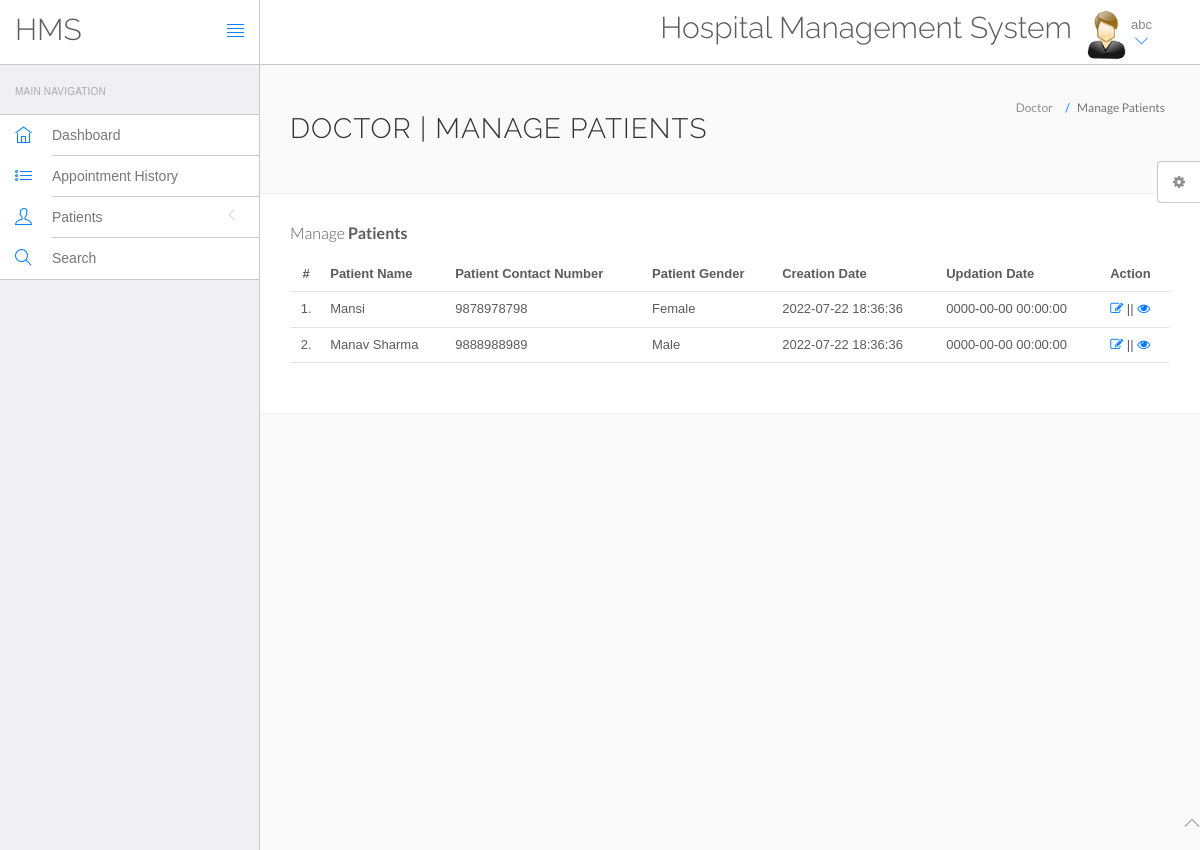
The app's page /hospital/hms/doctor/manage-patient.php (signed in) with its own data.
### tables this page shows
CREATE TABLE `doctors` (
  `id` int(11) NOT NULL,
  `specilization` varchar(255) DEFAULT NULL,
  `doctorName` varchar(255) DEFAULT NULL,
  `address` longtext DEFAULT NULL,
  `docFees` varchar(255) DEFAULT NULL,
  `contactno` bigint(11) DEFAULT NULL,
  `docEmail` varchar(255) DEFAULT NULL,
  `password` varchar(255) DEFAULT NULL,
  `creationDate` timestamp NULL DEFAULT current_timestamp(),
  `updationDate` timestamp NULL DEFAULT NULL ON UPDATE current_timestamp()
);

CREATE TABLE `tblpatient` (
  `ID` int(10) NOT NULL,
  `Docid` int(10) DEFAULT NULL,
  `PatientName` varchar(200) DEFAULT NULL,
  `PatientContno` bigint(10) DEFAULT NULL,
  `PatientEmail` varchar(200) DEFAULT NULL,
  `PatientGender` varchar(50) DEFAULT NULL,
  `PatientAdd` mediumtext DEFAULT NULL,
  `PatientAge` int(10) DEFAULT NULL,
  `PatientMedhis` mediumtext DEFAULT NULL,
  `CreationDate` timestamp NULL DEFAULT current_timestamp(),
  `UpdationDate` timestamp NULL DEFAULT NULL ON UPDATE current_timestamp()
);

### hospital/hms/doctor/manage-patient.php (the view, shortened to what this page needs)
<?php
include('include/config.php');
?>
<!DOCTYPE html>
<html lang="en">
	<head>
		<link rel="stylesheet" href="vendor/bootstrap/css/bootstrap.min.css">
		<link rel="stylesheet" href="vendor/fontawesome/css/font-awesome.min.css">
		<link rel="stylesheet" href="vendor/themify-icons/themify-icons.min.css">
		<link href="vendor/animate.css/animate.min.css" rel="stylesheet" media="screen">
		<link href="vendor/perfect-scrollbar/perfect-scrollbar.min.css" rel="stylesheet" media="screen">
		<link href="vendor/switchery/switchery.min.css" rel="stylesheet" media="screen">
		<link href="vendor/bootstrap-touchspin/jquery.bootstrap-touchspin.min.css" rel="stylesheet" media="screen">
		<link href="vendor/select2/select2.min.css" rel="stylesheet" media="screen">
		<link href="vendor/bootstrap-datepicker/bootstrap-datepicker3.standalone.min.css" rel="stylesheet" media="screen">
		<link href="vendor/bootstrap-timepicker/bootstrap-timepicker.min.css" rel="stylesheet" media="screen">
		<link rel="stylesheet" href="assets/css/styles.css">
		<link rel="stylesheet" href="assets/css/plugins.css">
		<link rel="stylesheet" href="assets/css/themes/theme-1.css" id="skin_color" />
	</head>
	<body>
		<div id="app">
<?php include('include/sidebar.php');?>
<div class="app-content">
<?php include('include/header.php');?>
<div class="main-content" >
<div class="wrap-content container" id="container">
<section id="page-title">
<div class="row">
<div class="col-sm-8">
<h1 class="mainTitle">Doctor | Manage Patients</h1>
</div>
<ol class="breadcrumb">
<li>
<span>Doctor</span>
</li>
<li class="active">
<span>Manage Patients</span>
</li>
</ol>
</div>
</section>
<div class="container-fluid container-fullw bg-white">
<div class="row">
<div class="col-md-12">
<h5 class="over-title margin-bottom-15">Manage <span class="text-bold">Patients</span></h5>
<table class="table table-hover" id="sample-table-1">
<thead>
<tr>
<th class="center">#</th>
<th>Patient Name</th>
<th>Patient Contact Number</th>
<th>Patient Gender </th>
<th>Creation Date </th>
<th>Updation Date </th>
<th>Action</th>
</tr>
</thead>
<tbody>
<?php
$docid=$_SESSION['id'];
$sql=mysqli_query($con,"select * from tblpatient where Docid='$docid' ");
$cnt=1;
while($row=mysqli_fetch_array($sql))
{
?>
<tr>
<td class="center"><?php echo $cnt;?>.</td>
<td class="hidden-xs"><?php echo $row['PatientName'];?></td>
<td><?php echo $row['PatientContno'];?></td>
<td><?php echo $row['PatientGender'];?></td>
<td><?php echo $row['CreationDate'];?></td>
<td><?php echo $row['UpdationDate'];?>
</td>
<td>
<a href="edit-patient.php?editid=<?php echo $row['ID'];?>"><i class="fa fa-edit"></i></a> || <a href="view-patient.php?viewid=<?php echo $row['ID'];?>"><i class="fa fa-eye"></i></a>
</td>
</tr>
<?php
$cnt=$cnt+1;
 }?></tbody>
</table>
</div>
</div>
</div>
</div>
</div>
</div>
</div>
	<?php include('include/footer.php');?>
	<?php include('include/setting.php');?>
	</body>
</html>

### hospital/hms/doctor/include/header.php (shortened to what this page needs)
<header class="navbar navbar-default navbar-static-top">
					<div class="navbar-header">
						<a class="navbar-brand" href="#">
							<h2 style="padding-top:20% ">HMS</h2>
						</a>
						<a href="#" class="sidebar-toggler pull-right visible-md visible-lg" data-toggle-class="app-sidebar-closed" data-toggle-target="#app">
							<i class="ti-align-justify"></i>
						</a>
					</div>
					<div class="navbar-collapse collapse">
						<ul class="nav navbar-right">
								<li  style="padding-top:2% ">
								<h2>Hospital Management System</h2>
							</li>
							<li class="dropdown current-user">
								<a href class="dropdown-toggle" data-toggle="dropdown">
									<img src="assets/images/images.jpg" > <span class="username">
									<?php $query=mysqli_query($con,"select doctorName from doctors where id='".$_SESSION['id']."'");
while($row=mysqli_fetch_array($query))
{
	echo $row['doctorName'];
}
									?> <i class="ti-angle-down"></i></i></span>
								</a>
							</li>
						</ul>
					</div>
				</header>

### hospital/hms/doctor/assets/css/themes/theme-1.css (style rules this page uses)
body { background: #FAFAFA; }
header .navbar-header { background: #ffffff !important; border-right-color: #c8c7cc !important; border-bottom-color: #c8c7cc !important; }
header .navbar-header .sidebar-toggler, header .navbar-header .sidebar-mobile-toggler { color: #007aff !important; }
header .navbar-header .navbar-brand { color: #777 !important; }
header .navbar-collapse { background: #ffffff !important; border-bottom-color: #c8c7cc !important; box-shadow: none !important; }
header .navbar-collapse .navbar-right > li > a { color: #777; }
header .navbar-collapse .navbar-right > li > a i { color: #007aff !important; }

### records on screen
doctors: doctorName "abc"
tblpatient: PatientName "Mansi", PatientContno "9878978798", PatientGender "Female", CreationDate "2022-07-22 18:36:36", UpdationDate "0000-00-00 00:00:00"
tblpatient: PatientName "Manav Sharma", PatientContno "9888988989", PatientGender "Male", CreationDate "2022-07-22 18:36:36", UpdationDate "0000-00-00 00:00:00"
